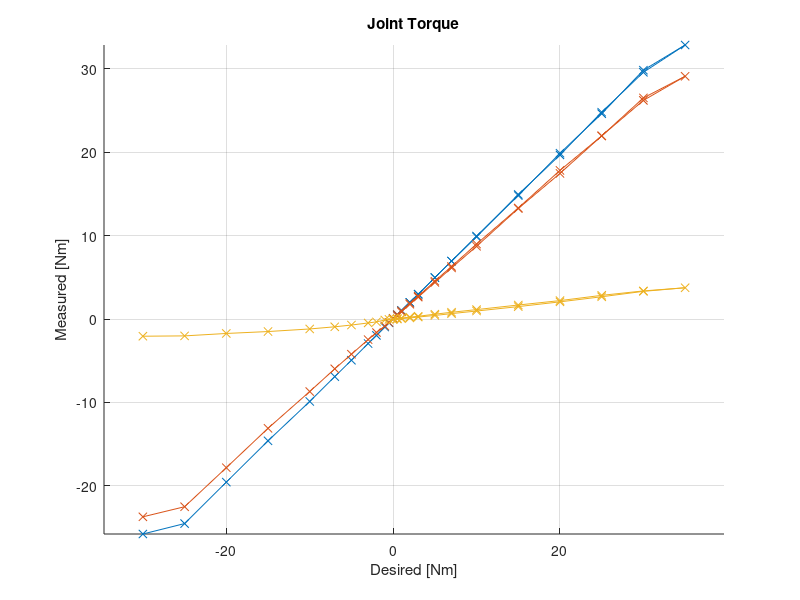
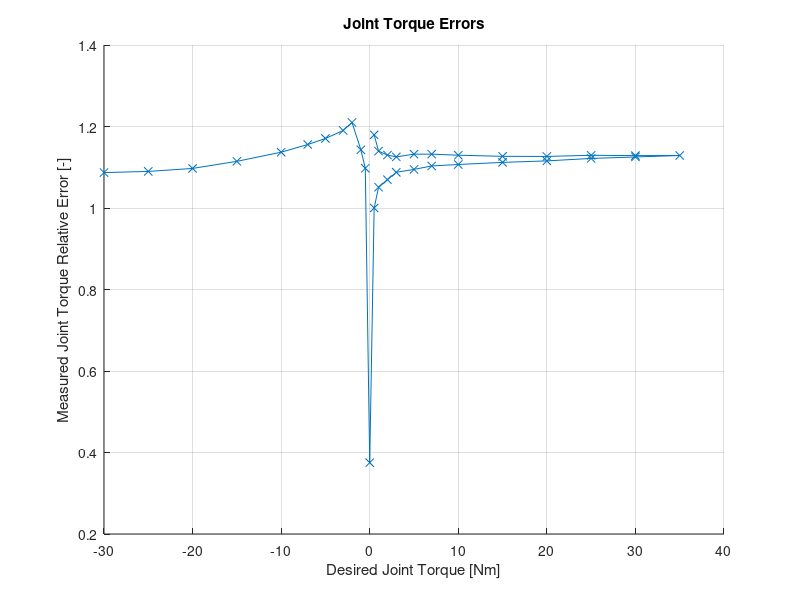
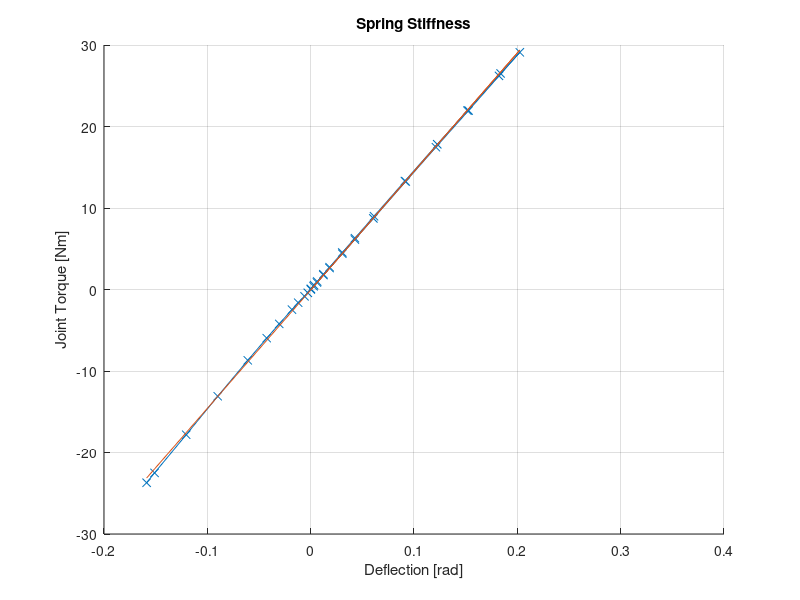
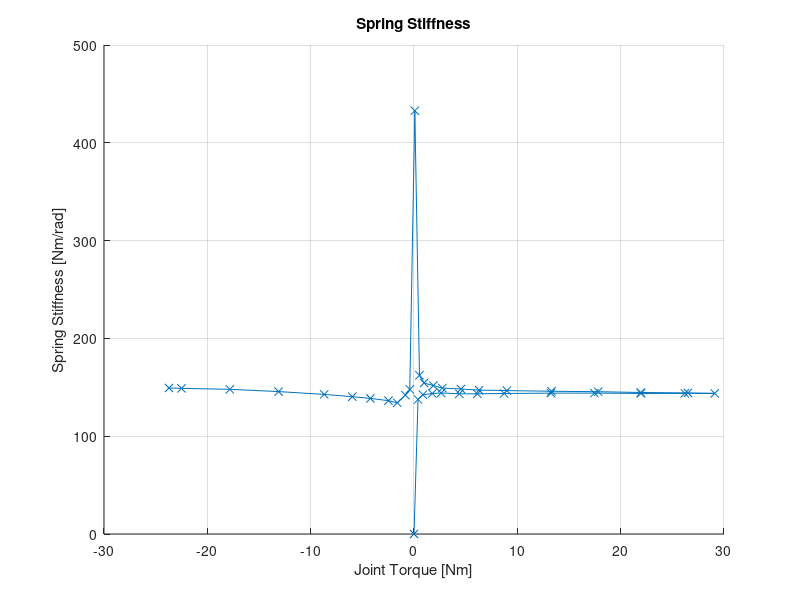

Write MATLAB code to recreate these figures, in order.
clear all
close all
clc

%% WARNING

% The ATI sensor is badly calibrated.
% This data is not useful. Check out the manual calibration file.


%% ANYdrive Parameters

old_spring_stiffness = 162.3;


%% Measurements
% 1st column: Desired joint torque
% 2nd column: Measured joint torque (ANYdrive)
% 3rd column: Measured joint torque (ATI FT15581)

meas_AD305E17 = [
    0.0     0.03    0.0
    0.5     0.50    0.42
    1.0     0.98    0.86
    2.0     1.98    1.78
    5.0     4.94    4.42
    10.0    9.94    8.87
    15.0    14.85   13.23
    20.0    19.76   17.68
    25.0    24.74   22.04
    40.0    36.10   32.08
];

meas_AD119E20 = [
    0.0     0.02    0.0
    0.5     0.46    0.39
    1.0     0.98    0.86
    2.0     2.00    1.77
    3.0     2.96    2.63
    5.0     4.97    4.39
    7.0     6.94    6.13
    10.0    9.85    8.72
    15.0    14.93   13.25
    20.0    19.67   17.46
    25.0    24.80   21.96
    30.0    29.58   26.21
    35.0    32.85   29.10
    30.0    29.83   26.51
    25.0    24.62   21.95
    20.0    19.88   17.82
    15.0    14.80   13.31
    10.0    9.95    8.99
    7.0     6.95    6.30
    5.0     4.97    4.54
    3.0     2.98    2.74
    2.0     2.00    1.87
    1.0     1.03    0.98
    0.5     0.53    0.53
    0.0     0.03    0.08
    -0.5    -0.45   -0.41
    -1.0    -0.96   -0.84
    -2.0    -1.96   -1.62
    -3.0    -2.94   -2.47
    -5.0    -4.94   -4.22
    -7.0    -6.90   -5.97
    -10.0   -9.88   -8.69
    -15.0   -14.60  -13.10
    -20.0   -19.55  -17.82
    -25.0   -24.52  -22.50
    -30.0   -25.77  -23.71
];

% Add deflection
meas_AD119E20(:,4) = meas_AD119E20(:,2)/old_spring_stiffness;


%% Plotting

figure(1)
hold on
grid on
axis equal
title('Joint Torque')
xlabel('Desired [Nm]')
ylabel('Measured [Nm]')
plot(meas_AD119E20(:,1), meas_AD119E20(:,2), 'x-')
plot(meas_AD119E20(:,1), meas_AD119E20(:,3), 'x-')
plot(meas_AD119E20(:,1), meas_AD119E20(:,2)-meas_AD119E20(:,3), 'x-')

figure(2)
hold on
grid on
title('Joint Torque Errors')
xlabel('Desired Joint Torque [Nm]')
ylabel('Measured Joint Torque Relative Error [-]')
plot(meas_AD119E20(:,1), meas_AD119E20(:,2)./meas_AD119E20(:,3), 'x-')

figure(3)
hold on
grid on
title('Spring Stiffness')
xlabel('Deflection [rad]')
ylabel('Joint Torque [Nm]')
plot(meas_AD119E20(:,4), meas_AD119E20(:,3), 'x-')
fit = polyfit(meas_AD119E20(:,4), meas_AD119E20(:,3), 1);
fit_eval = polyval(fit, meas_AD119E20(:,4));
new_spring_stiffness = fit(1)
plot(meas_AD119E20(:,4), fit_eval)

figure(4)
hold on
grid on
title('Spring Stiffness')
xlabel('Joint Torque [Nm]')
ylabel('Spring Stiffness [Nm/rad]')
plot(meas_AD119E20(:,3), meas_AD119E20(:,3)./meas_AD119E20(:,4), 'x-')





